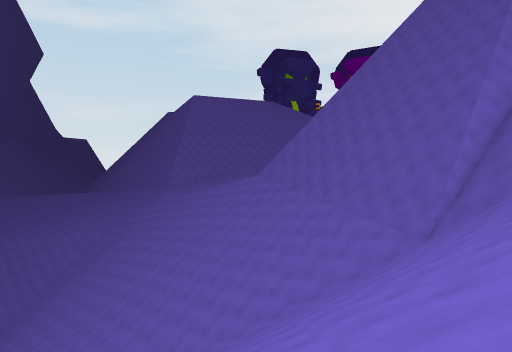
view 1 (above)

18 first-person views from a walk through a scene from a Unity 3-D project. The camera is 1.4 m above the floor, tilts 4° down and sees 75° across. The floor is counted in squares, 1.8 m on a side. Each view is taken from the middle of a square. On the plan, view 1 faces up. The plan holds only what a view shows up to about 11 squares ahead; the rest is blank. The place goes on beyond the plan. The player is left out. Some animated figures are left out. Some surface patterns are stand-ins.

view 2
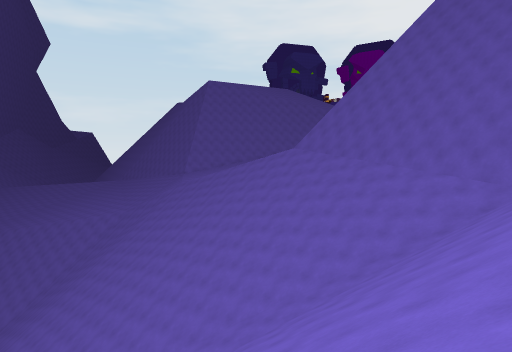

view 3
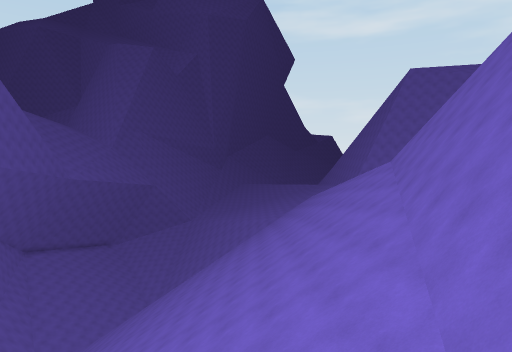

view 4
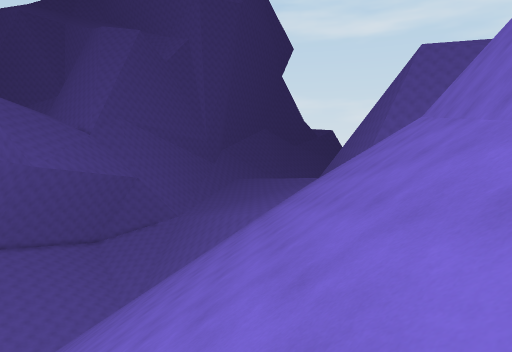

view 5
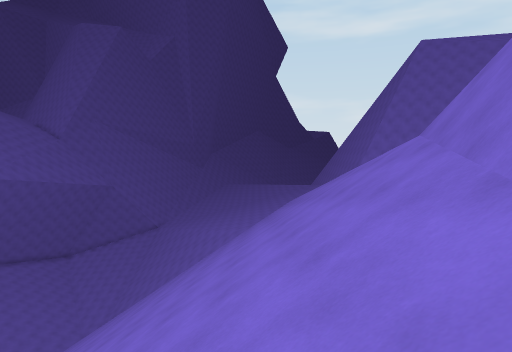

view 6
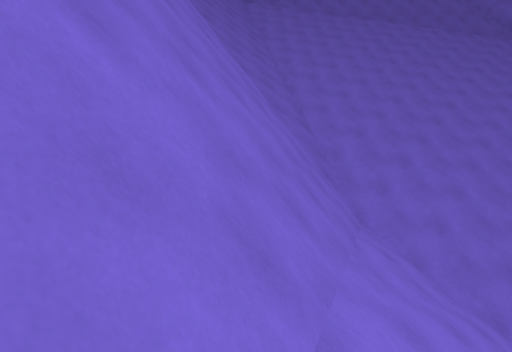

view 7
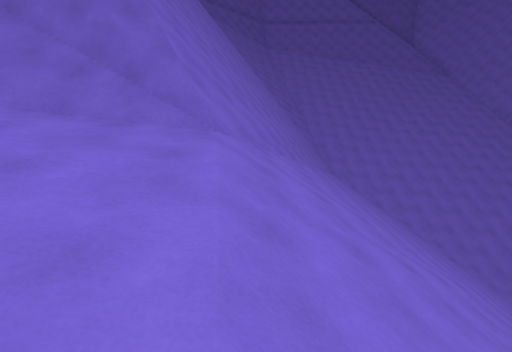

view 8
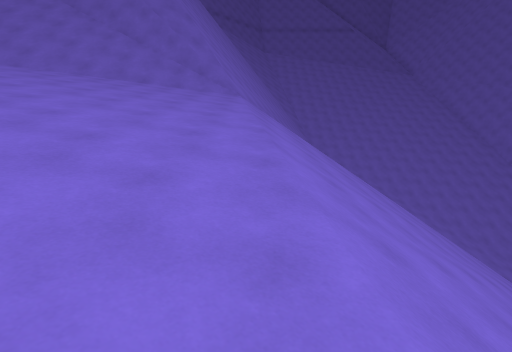

view 9
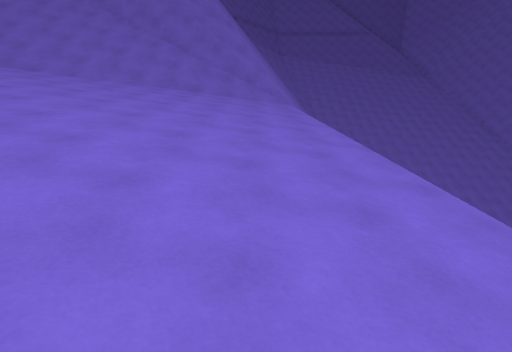

view 10
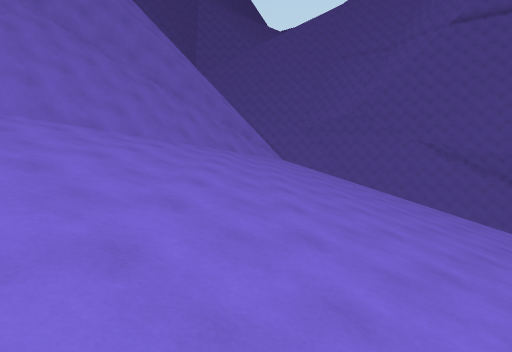

view 11
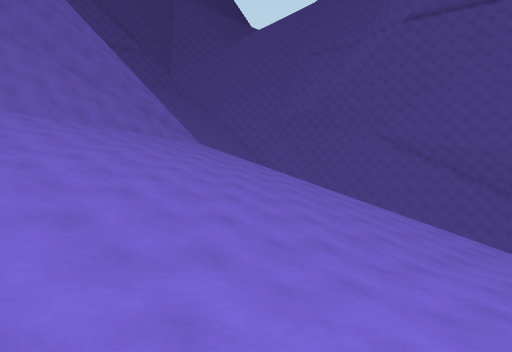

view 12
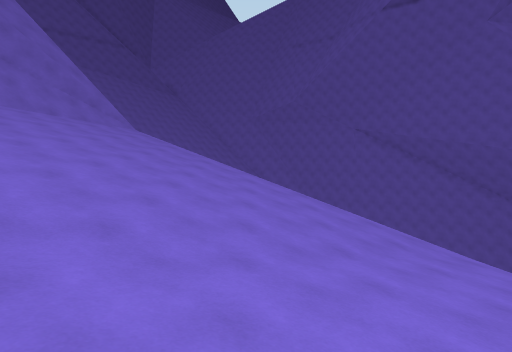

view 13
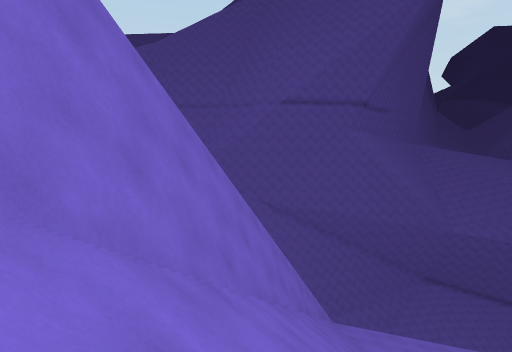

view 14
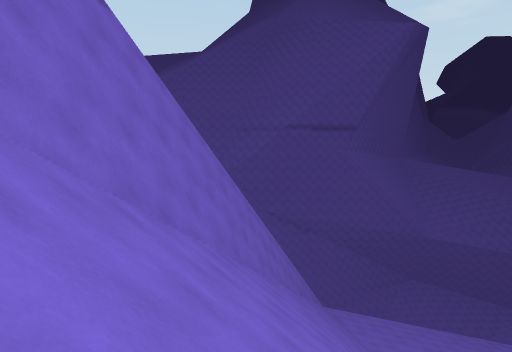

view 15
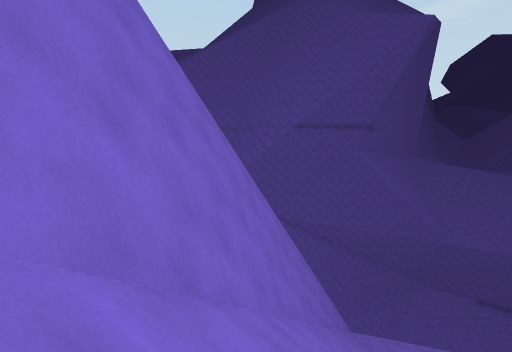

view 16
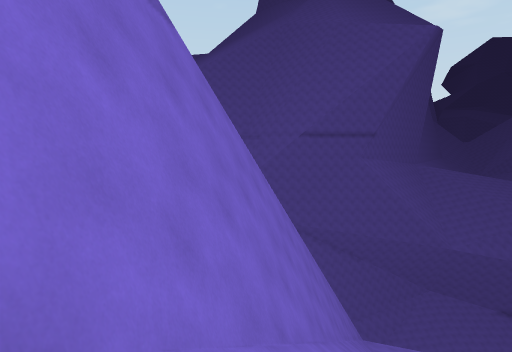

view 17
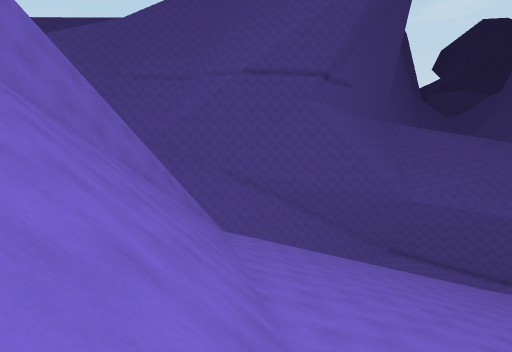

view 18
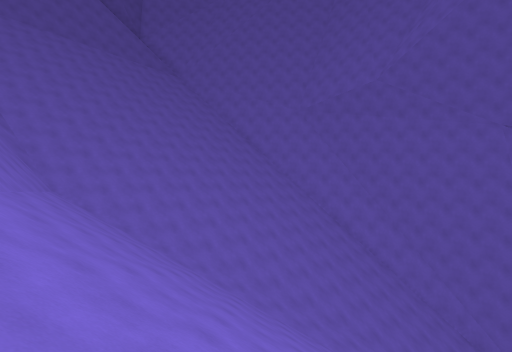

### Floor plan
Key: @ floor where view 1 was taken; # wall or solid block; . main floor; : floor 0.75 m higher than the main floor; + floor 1.5 m higher than the main floor; / step, stairs or slope.
Columns run from 9 left of view 1 to 13 right of it. Each row starts with its distance up from view 1.
 32        +
 31      : ++ /
 30      :+++///
 29    ..:+//////
 28   ...:////////  /     /
 27   ..////////// //    //
 26   .////////////// /////
 25   ////////////////////#
 24   //////////////////###
 23   ///////////////####
 22   /////////////###
 21    //////////###
 20   ////////####
 19  /////////###
 18 //////////###
 17 ///////////##
 16   /////////##
 15  ///////////#
 14  ///////////##
 13     /////////#
 12    //////////##
 11    //////////#####
 10      /////////##//
  9     /////////////////
  8     /////////////////
  7        /////////////
  6        ////////////
  5        ///////////
  4         /////////
  3         ////////
  2           // //
  1        /
  0          @

Positions as (right, up) in squares from view 1, and headings:
1: (0, 0), facing up
2: (-2, 1), facing up
3: (5, 8), facing up-left
4: (3, 11), facing up-left
5: (2, 14), facing up-left
6: (2, 15), facing down-right
7: (-3, 22), facing down-right
8: (-7, 26), facing down-right
9: (-6, 27), facing down-right
10: (1, 31), facing down
11: (-2, 32), facing down
12: (-4, 31), facing down
13: (9, 25), facing down-left
14: (13, 28), facing down-left
15: (12, 26), facing down-left
16: (13, 26), facing down-left
17: (7, 28), facing down-left
18: (-1, 19), facing down
